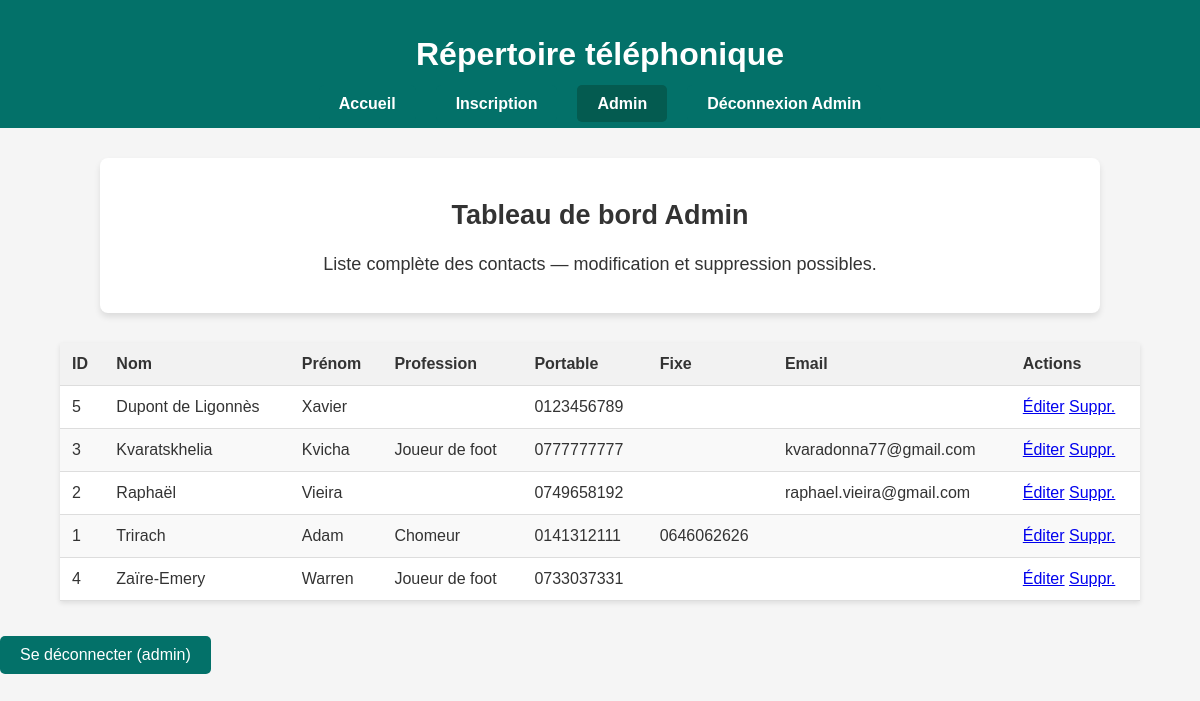
Page /admin (signed in) on the committed database.
### tables this page shows
CREATE TABLE CONTACT (
  id_contact INTEGER PRIMARY KEY,
  nom VARCHAR(100) NOT NULL,
  prenom VARCHAR(100) NOT NULL,
  date_naissance DATE,
  adresse TEXT,
  profession VARCHAR(100),
  phone_fixe VARCHAR(20),
  phone_portable VARCHAR(20),
  email VARCHAR(255) UNIQUE
);

### app.py (the view)
@app.route("/admin")
def admin_dashboard():
    if not admin_required():
        return redirect(url_for("admin_login"))
    conn = get_conn()
    try: #on selectionne les colonens utiles pour l'affichage admin
        contacts = conn.execute("SELECT id_contact, nom, prenom, profession, phone_portable, phone_fixe, email FROM CONTACT ORDER BY nom, prenom").fetchall()
    finally:
        conn.close()
    return render_template("admin_dashboard.html", contacts=contacts)

### app.py (called while the page is built)
def admin_required(): #vérifie si l'utilisateur courant est identifié comme admin dans la session
    return session.get("is_admin") is True

def get_conn(): #ouvre une connection sqlite à la base "repertoire.db"
    conn = sqlite3.connect("repertoire.db")
    conn.row_factory = sqlite3.Row #permet de récupérer les colonnes par nom
    return conn

### templates/admin_dashboard.html
{% extends 'base.html' %}
{% block content %}
<div class="presentation">
  <h2>Tableau de bord Admin</h2>
  <p>Liste complète des contacts — modification et suppression possibles.</p>
</div>
<table>
  <thead><tr>
    <th>ID</th><th>Nom</th><th>Prénom</th><th>Profession</th><th>Portable</th><th>Fixe</th><th>Email</th><th>Actions</th>
  </tr></thead>
  <tbody>
    {% for c in contacts %}
    <tr>
      <td>{{ c['id_contact'] }}</td>
      <td>{{ c['nom'] }}</td>
      <td>{{ c['prenom'] }}</td>
      <td>{{ c['profession'] or '' }}</td>
      <td>{{ c['phone_portable'] or '' }}</td>
      <td>{{ c['phone_fixe'] or '' }}</td>
      <td>{{ c['email'] or '' }}</td>
      <td>
        <a href="{{ url_for('edit', id_contact=c['id_contact']) }}">Éditer</a>
        <a href="{{ url_for('admin_confirm_delete', id_contact=c['id_contact']) }}">Suppr.</a>
      </td>
    </tr>
    {% else %}
    <tr><td colspan="8">Aucun contact</td></tr>
    {% endfor %}
  </tbody>
</table>
<a class="button-link" href="{{ url_for('admin_logout') }}">Se déconnecter (admin)</a>
{% endblock %}

### static/style.css (style rules this page uses)
body { font-family: Arial, sans-serif; margin: 0; padding: 0; background-color: #f5f5f5; color: #333; }
.presentation { text-align: center; font-size: 18px; margin: 30px auto; max-width: 80%; background-color: #ffffff; padding: 20px; box-shadow: 0px 4px 6px rgba(0, 0, 0, 0.1); border-radius: 8px; }
.button-link { display: inline-block; margin-top: 15px; padding: 10px 20px; background-color: #037169; color: white; text-decoration: none; border-radius: 5px; transition: background-color 0.3s ease; }
table { width: 90%; margin: 20px auto; border-collapse: collapse; background-color: white; box-shadow: 0 2px 5px rgba(0, 0, 0, 0.1); }
th, td { padding: 12px; text-align: left; border-bottom: 1px solid #ddd; }
th { background-color: #f2f2f2; font-weight: bold; }
tr:nth-child(even) { background-color: #f9f9f9; }

### rows in the picture
CONTACT: id_contact "5", nom "Dupont de Ligonnès", prenom "Xavier", phone_portable "0123456789"
CONTACT: id_contact "3", nom "Kvaratskhelia", prenom "Kvicha", profession "Joueur de foot", phone_portable "0777777777", email "kvaradonna77@gmail.com"
CONTACT: id_contact "2", nom "Raphaël", prenom "Vieira", phone_portable "0749658192", email "raphael.vieira@gmail.com"
CONTACT: id_contact "1", nom "Trirach", prenom "Adam", profession "Chomeur", phone_portable "0141312111", phone_fixe "0646062626"
CONTACT: id_contact "4", nom "Zaïre-Emery", prenom "Warren", profession "Joueur de foot", phone_portable "0733037331"
